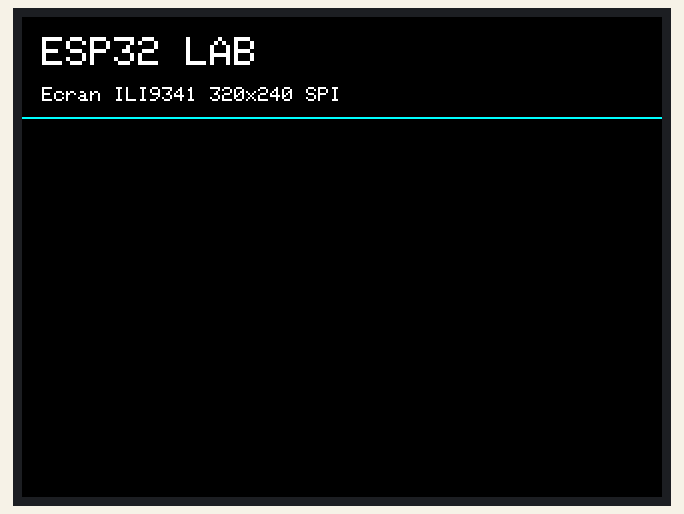
The sketch below on a simulated Arduino Uno, built with avr-gcc and run on an emulated ATmega328P. Parts: 320×240 colour display. What the sketch prints to the serial monitor is not drawn.

Above: at 0.5 s.
At 1.1 s:
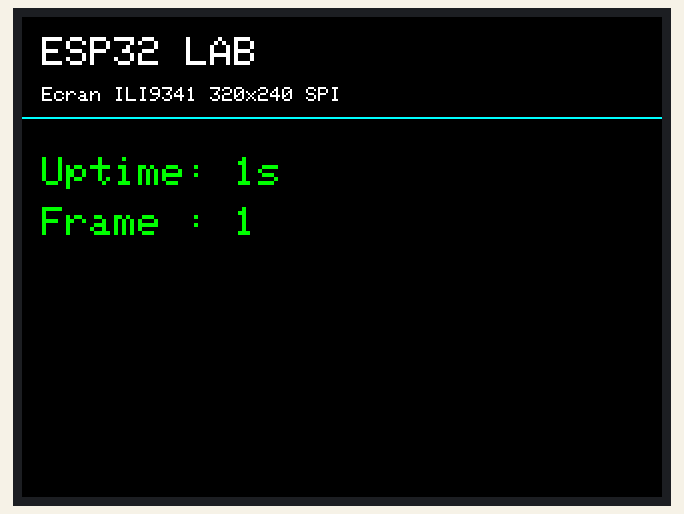
At 10.1 s:
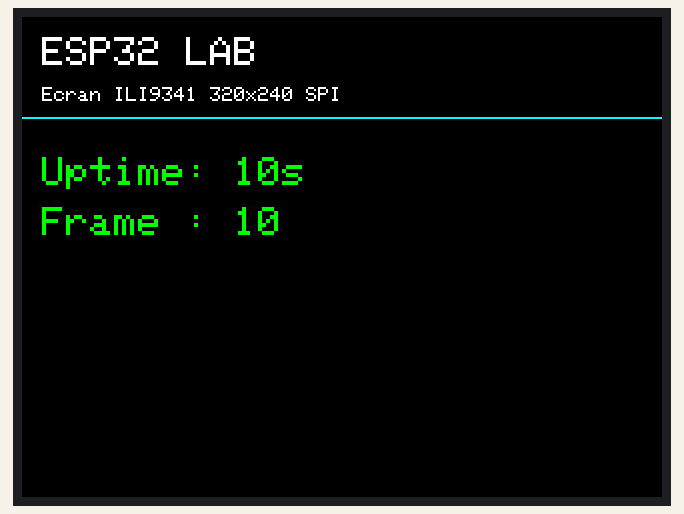
At 19.1 s:
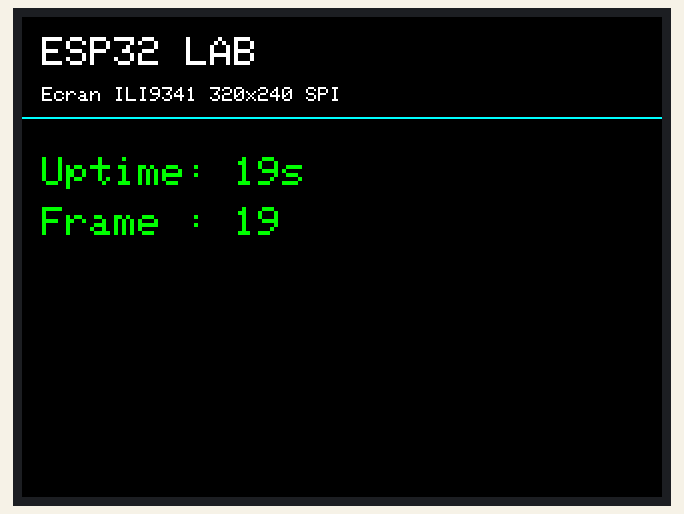
At 28.1 s:
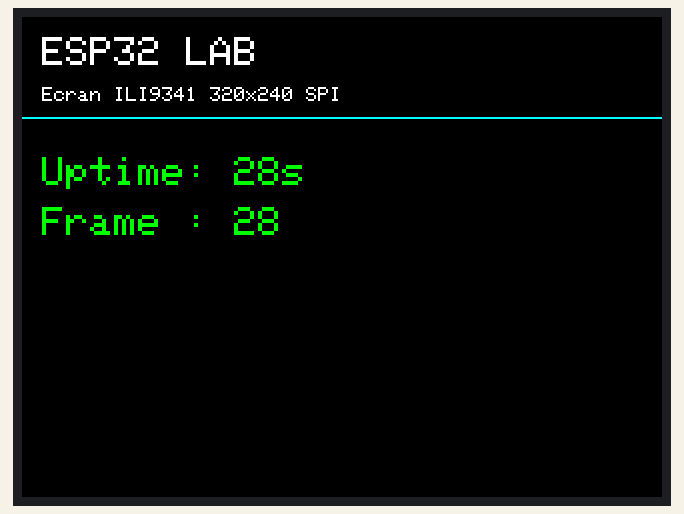
At 38.1 s:
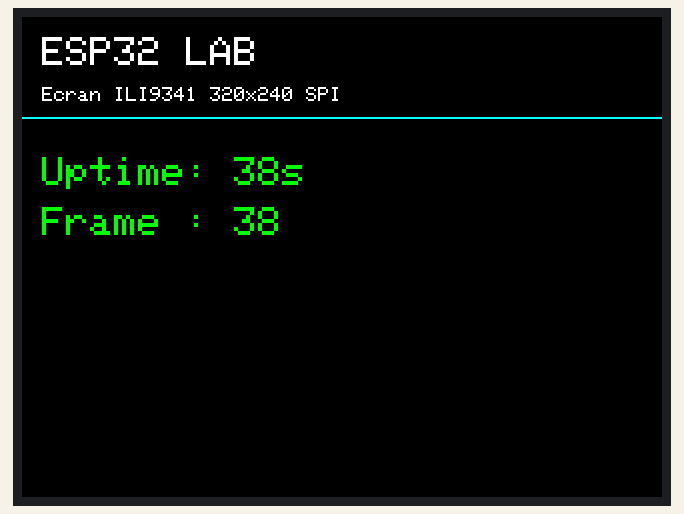

The sketch:

28_ili9341.ino
```cpp
/*
 * Projet 28 - Ecran TFT ILI9341 (320x240, SPI)
 * Cible : ESP32 / Uno
 * Bibliotheque requise : "Adafruit ILI9341" + "Adafruit GFX Library"
 */

#include <Arduino.h>
#include <SPI.h>
#include <Adafruit_GFX.h>
#include <Adafruit_ILI9341.h>

#define TFT_CS   5
#define TFT_DC   2
#define TFT_RST  4
// SCK=GPIO18, MOSI=GPIO23, MISO=GPIO19 (bus VSPI materiel par defaut)

Adafruit_ILI9341 tft = Adafruit_ILI9341(TFT_CS, TFT_DC, TFT_RST);

const unsigned long UPDATE_INTERVAL_MS = 1000;
unsigned long lastUpdateTime = 0;
uint32_t frameCounter = 0;

void drawStaticUI() {
  tft.fillScreen(ILI9341_BLACK);
  tft.setTextColor(ILI9341_WHITE);
  tft.setTextSize(2);
  tft.setCursor(10, 10);
  tft.println("ESP32 LAB");
  tft.setTextSize(1);
  tft.setCursor(10, 35);
  tft.println("Ecran ILI9341 320x240 SPI");
  tft.drawFastHLine(0, 50, tft.width(), ILI9341_CYAN);
}

void setup() {
  Serial.begin(115200);
  delay(200);

  tft.begin();
  tft.setRotation(1); // paysage
  drawStaticUI();

  Serial.println("[28_ili9341] Ecran TFT initialise.");
}

void loop() {
  unsigned long now = millis();
  if (now - lastUpdateTime >= UPDATE_INTERVAL_MS) {
    lastUpdateTime = now;
    frameCounter++;

    // Efface uniquement la zone dynamique (evite un fillScreen complet a chaque frame)
    tft.fillRect(10, 70, 300, 60, ILI9341_BLACK);
    tft.setTextSize(2);
    tft.setTextColor(ILI9341_GREEN);
    tft.setCursor(10, 70);
    tft.printf("Uptime: %lus", now / 1000);
    tft.setCursor(10, 95);
    tft.printf("Frame : %lu", frameCounter);
  }
}
```

Measured:
- what the display in image 0 shows lasts 0.6 s, from 0.4 s to 1.0 s
- what the display in image 1 shows lasts 1.0 s, from 1.0 s to 2.0 s
